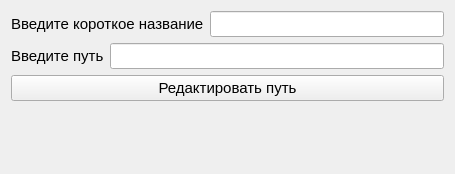
<?xml version="1.0" encoding="UTF-8"?>
<ui version="4.0">
 <class>Form</class>
 <widget class="QWidget" name="Form">
  <property name="geometry">
   <rect>
    <x>0</x>
    <y>0</y>
    <width>455</width>
    <height>174</height>
   </rect>
  </property>
  <property name="windowTitle">
   <string>Редактировать путь</string>
  </property>
  <layout class="QVBoxLayout" name="verticalLayout_2">
   <item>
    <layout class="QVBoxLayout" name="verticalLayout">
     <item>
      <layout class="QHBoxLayout" name="horizontalLayout">
       <item>
        <widget class="QLabel" name="label">
         <property name="font">
          <font>
           <pointsize>11</pointsize>
          </font>
         </property>
         <property name="text">
          <string>Введите короткое название</string>
         </property>
        </widget>
       </item>
       <item>
        <widget class="QLineEdit" name="le_short_name">
         <property name="font">
          <font>
           <pointsize>11</pointsize>
          </font>
         </property>
        </widget>
       </item>
      </layout>
     </item>
     <item>
      <layout class="QHBoxLayout" name="horizontalLayout_3">
       <item>
        <widget class="QLabel" name="label_3">
         <property name="font">
          <font>
           <pointsize>11</pointsize>
          </font>
         </property>
         <property name="text">
          <string>Введите путь</string>
         </property>
        </widget>
       </item>
       <item>
        <widget class="QLineEdit" name="le_path">
         <property name="font">
          <font>
           <pointsize>11</pointsize>
          </font>
         </property>
        </widget>
       </item>
      </layout>
     </item>
     <item>
      <widget class="QPushButton" name="btn_change">
       <property name="font">
        <font>
         <pointsize>11</pointsize>
        </font>
       </property>
       <property name="text">
        <string>Редактировать путь</string>
       </property>
      </widget>
     </item>
     <item>
      <widget class="QLabel" name="label_error">
       <property name="font">
        <font>
         <pointsize>11</pointsize>
        </font>
       </property>
       <property name="text">
        <string/>
       </property>
      </widget>
     </item>
    </layout>
   </item>
  </layout>
 </widget>
 <resources/>
 <connections/>
</ui>
